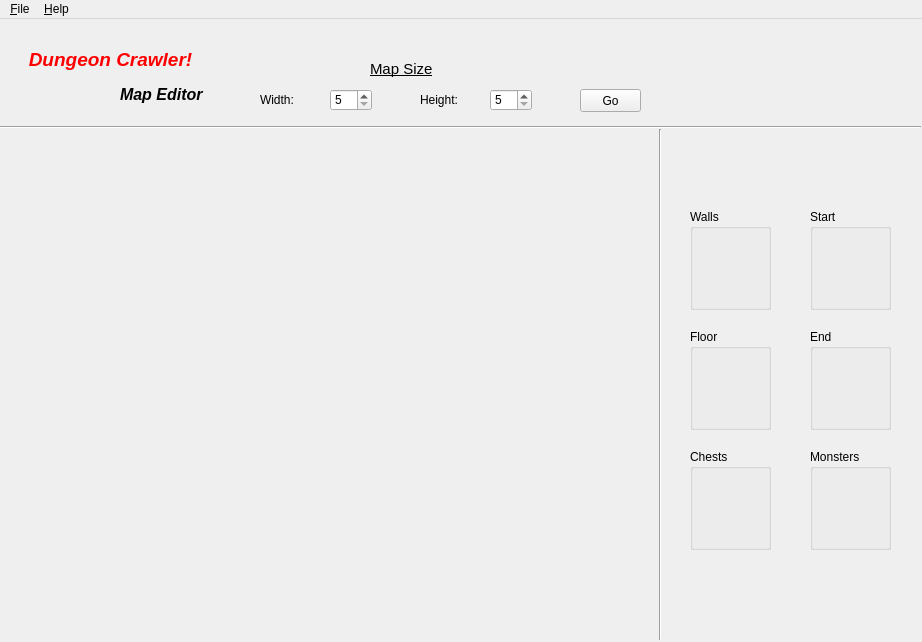
<?xml version="1.0" encoding="UTF-8"?>
<ui version="4.0">
 <class>MapCreator</class>
 <widget class="QMainWindow" name="MapCreator">
  <property name="geometry">
   <rect>
    <x>0</x>
    <y>0</y>
    <width>922</width>
    <height>642</height>
   </rect>
  </property>
  <property name="windowTitle">
   <string>Map Creator</string>
  </property>
  <property name="toolTip">
   <string/>
  </property>
  <widget class="QWidget" name="centralwidget">
   <widget class="QPushButton" name="goButton">
    <property name="geometry">
     <rect>
      <x>580</x>
      <y>70</y>
      <width>61</width>
      <height>23</height>
     </rect>
    </property>
    <property name="text">
     <string>Go</string>
    </property>
   </widget>
   <widget class="QLabel" name="widthLabel">
    <property name="geometry">
     <rect>
      <x>260</x>
      <y>70</y>
      <width>46</width>
      <height>21</height>
     </rect>
    </property>
    <property name="text">
     <string>Width:</string>
    </property>
   </widget>
   <widget class="QLabel" name="heightLabel">
    <property name="geometry">
     <rect>
      <x>420</x>
      <y>70</y>
      <width>46</width>
      <height>21</height>
     </rect>
    </property>
    <property name="text">
     <string>Height:</string>
    </property>
   </widget>
   <widget class="Line" name="line">
    <property name="geometry">
     <rect>
      <x>0</x>
      <y>100</y>
      <width>921</width>
      <height>16</height>
     </rect>
    </property>
    <property name="orientation">
     <enum>Qt::Horizontal</enum>
    </property>
   </widget>
   <widget class="QLabel" name="sizeLabel">
    <property name="geometry">
     <rect>
      <x>370</x>
      <y>40</y>
      <width>71</width>
      <height>21</height>
     </rect>
    </property>
    <property name="text">
     <string>&lt;html&gt;&lt;head/&gt;&lt;body&gt;&lt;p&gt;&lt;span style=&quot; font-size:11pt; text-decoration: underline;&quot;&gt;Map Size&lt;/span&gt;&lt;/p&gt;&lt;/body&gt;&lt;/html&gt;</string>
    </property>
   </widget>
   <widget class="QWidget" name="gridLayoutWidget">
    <property name="geometry">
     <rect>
      <x>20</x>
      <y>130</y>
      <width>621</width>
      <height>471</height>
     </rect>
    </property>
    <layout class="QGridLayout" name="gridLayout"/>
   </widget>
   <widget class="QSpinBox" name="wValue">
    <property name="geometry">
     <rect>
      <x>330</x>
      <y>70</y>
      <width>42</width>
      <height>22</height>
     </rect>
    </property>
    <property name="toolTip">
     <string>Min = 5, Max = 30</string>
    </property>
    <property name="minimum">
     <number>5</number>
    </property>
    <property name="maximum">
     <number>30</number>
    </property>
    <property name="value">
     <number>5</number>
    </property>
   </widget>
   <widget class="QSpinBox" name="hValue">
    <property name="geometry">
     <rect>
      <x>490</x>
      <y>70</y>
      <width>42</width>
      <height>22</height>
     </rect>
    </property>
    <property name="toolTip">
     <string>Min = 5, Max = 30</string>
    </property>
    <property name="minimum">
     <number>5</number>
    </property>
    <property name="maximum">
     <number>30</number>
    </property>
    <property name="value">
     <number>5</number>
    </property>
   </widget>
   <widget class="Line" name="line_2">
    <property name="geometry">
     <rect>
      <x>650</x>
      <y>110</y>
      <width>20</width>
      <height>511</height>
     </rect>
    </property>
    <property name="orientation">
     <enum>Qt::Vertical</enum>
    </property>
   </widget>
   <widget class="QGroupBox" name="wallGroup">
    <property name="geometry">
     <rect>
      <x>690</x>
      <y>190</y>
      <width>81</width>
      <height>101</height>
     </rect>
    </property>
    <property name="title">
     <string>Walls</string>
    </property>
    <widget class="ClickLabel" name="wallImage">
     <property name="geometry">
      <rect>
       <x>10</x>
       <y>20</y>
       <width>64</width>
       <height>64</height>
      </rect>
     </property>
     <property name="text">
      <string/>
     </property>
     <property name="pixmap">
      <pixmap resource="images.qrc">:/images/wall.png</pixmap>
     </property>
    </widget>
   </widget>
   <widget class="QGroupBox" name="startGroup">
    <property name="geometry">
     <rect>
      <x>810</x>
      <y>190</y>
      <width>81</width>
      <height>101</height>
     </rect>
    </property>
    <property name="title">
     <string>Start</string>
    </property>
    <widget class="ClickLabel" name="startImage">
     <property name="geometry">
      <rect>
       <x>10</x>
       <y>20</y>
       <width>64</width>
       <height>64</height>
      </rect>
     </property>
     <property name="text">
      <string/>
     </property>
     <property name="pixmap">
      <pixmap resource="images.qrc">:/images/startdoor.png</pixmap>
     </property>
    </widget>
   </widget>
   <widget class="QGroupBox" name="endGroup">
    <property name="geometry">
     <rect>
      <x>810</x>
      <y>310</y>
      <width>81</width>
      <height>101</height>
     </rect>
    </property>
    <property name="title">
     <string>End</string>
    </property>
    <widget class="ClickLabel" name="endImage">
     <property name="geometry">
      <rect>
       <x>10</x>
       <y>20</y>
       <width>64</width>
       <height>64</height>
      </rect>
     </property>
     <property name="text">
      <string/>
     </property>
     <property name="pixmap">
      <pixmap resource="images.qrc">:/images/enddoor.png</pixmap>
     </property>
    </widget>
   </widget>
   <widget class="QGroupBox" name="chestGroup">
    <property name="geometry">
     <rect>
      <x>690</x>
      <y>430</y>
      <width>81</width>
      <height>101</height>
     </rect>
    </property>
    <property name="title">
     <string>Chests</string>
    </property>
    <widget class="ClickLabel" name="chestImage">
     <property name="geometry">
      <rect>
       <x>10</x>
       <y>20</y>
       <width>64</width>
       <height>64</height>
      </rect>
     </property>
     <property name="text">
      <string/>
     </property>
     <property name="pixmap">
      <pixmap resource="images.qrc">:/images/chest.png</pixmap>
     </property>
    </widget>
    <zorder>chestImage</zorder>
    <zorder>emptyGroup</zorder>
   </widget>
   <widget class="QGroupBox" name="monsterGroup">
    <property name="geometry">
     <rect>
      <x>810</x>
      <y>430</y>
      <width>81</width>
      <height>101</height>
     </rect>
    </property>
    <property name="title">
     <string>Monsters</string>
    </property>
    <widget class="ClickLabel" name="ratImage">
     <property name="geometry">
      <rect>
       <x>10</x>
       <y>20</y>
       <width>64</width>
       <height>64</height>
      </rect>
     </property>
     <property name="text">
      <string/>
     </property>
     <property name="pixmap">
      <pixmap resource="images.qrc">:/images/rat.png</pixmap>
     </property>
    </widget>
   </widget>
   <widget class="QGroupBox" name="emptyGroup">
    <property name="geometry">
     <rect>
      <x>690</x>
      <y>310</y>
      <width>81</width>
      <height>101</height>
     </rect>
    </property>
    <property name="title">
     <string>Floor</string>
    </property>
    <widget class="ClickLabel" name="emptyImage">
     <property name="geometry">
      <rect>
       <x>10</x>
       <y>20</y>
       <width>64</width>
       <height>64</height>
      </rect>
     </property>
     <property name="text">
      <string/>
     </property>
     <property name="pixmap">
      <pixmap resource="images.qrc">:/images/mud.png</pixmap>
     </property>
    </widget>
   </widget>
   <widget class="QLabel" name="mapText">
    <property name="geometry">
     <rect>
      <x>120</x>
      <y>60</y>
      <width>111</width>
      <height>31</height>
     </rect>
    </property>
    <property name="text">
     <string>&lt;html&gt;&lt;head/&gt;&lt;body&gt;&lt;p&gt;&lt;span style=&quot; font-size:12pt; font-weight:600; font-style:italic;&quot;&gt;Map Editor&lt;/span&gt;&lt;/p&gt;&lt;/body&gt;&lt;/html&gt;</string>
    </property>
   </widget>
   <widget class="QLabel" name="titleText">
    <property name="geometry">
     <rect>
      <x>0</x>
      <y>10</y>
      <width>221</width>
      <height>61</height>
     </rect>
    </property>
    <property name="text">
     <string>&lt;html&gt;&lt;head/&gt;&lt;body&gt;&lt;p align=&quot;center&quot;&gt;&lt;span style=&quot; font-size:14pt; font-weight:600; font-style:italic; color:#ff0000;&quot;&gt;Dungeon Crawler!&lt;/span&gt;&lt;/p&gt;&lt;/body&gt;&lt;/html&gt;</string>
    </property>
   </widget>
  </widget>
  <widget class="QMenuBar" name="menubar">
   <property name="geometry">
    <rect>
     <x>0</x>
     <y>0</y>
     <width>922</width>
     <height>21</height>
    </rect>
   </property>
   <widget class="QMenu" name="menu_File">
    <property name="title">
     <string>&amp;File</string>
    </property>
    <addaction name="action_New"/>
    <addaction name="separator"/>
    <addaction name="action_Open"/>
    <addaction name="action_Save"/>
    <addaction name="separator"/>
    <addaction name="actionE_xit"/>
   </widget>
   <widget class="QMenu" name="menu_Help">
    <property name="title">
     <string>&amp;Help</string>
    </property>
    <addaction name="action_Help"/>
    <addaction name="action_About"/>
   </widget>
   <addaction name="menu_File"/>
   <addaction name="menu_Help"/>
  </widget>
  <action name="action_New">
   <property name="text">
    <string>&amp;New</string>
   </property>
   <property name="shortcut">
    <string>Ctrl+N</string>
   </property>
  </action>
  <action name="action_Save">
   <property name="text">
    <string>&amp;Save</string>
   </property>
   <property name="shortcut">
    <string>Ctrl+S</string>
   </property>
  </action>
  <action name="action_Open">
   <property name="text">
    <string>&amp;Open</string>
   </property>
   <property name="shortcut">
    <string>Ctrl+O</string>
   </property>
  </action>
  <action name="actionE_xit">
   <property name="text">
    <string>E&amp;xit</string>
   </property>
   <property name="shortcut">
    <string>Ctrl+Q</string>
   </property>
  </action>
  <action name="action_Help">
   <property name="text">
    <string>&amp;Help Dialog</string>
   </property>
   <property name="shortcut">
    <string>F1</string>
   </property>
  </action>
  <action name="action_About">
   <property name="text">
    <string>&amp;About</string>
   </property>
  </action>
 </widget>
 <customwidgets>
  <customwidget>
   <class>ClickLabel</class>
   <extends>QLabel</extends>
   <header>clicklabel.h</header>
  </customwidget>
 </customwidgets>
 <tabstops>
  <tabstop>goButton</tabstop>
 </tabstops>
 <resources>
  <include location="images.qrc"/>
 </resources>
 <connections/>
</ui>
